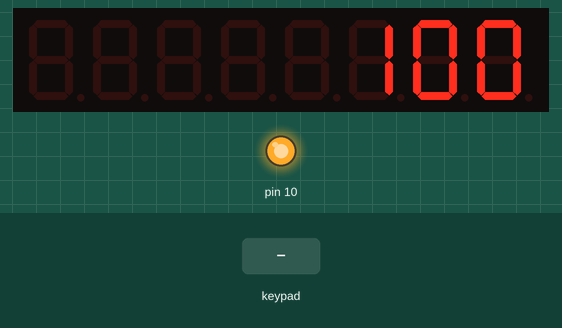
This sketch was run on a simulated Arduino Uno, built with avr-gcc and run on an emulated ATmega328P. Parts: 8-digit seven-segment display, output pins drawn as LEDs (lit = HIGH). The test bench sets the inputs (shaded band).

Above: at 1.2 s.
1.3 s: key '1' pressed
At 1.35 s:
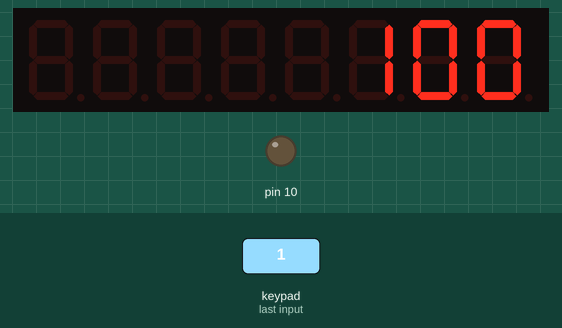
3.1 s: keypad keys 1 2 pressed 0.4 s apart
At 4.1 s:
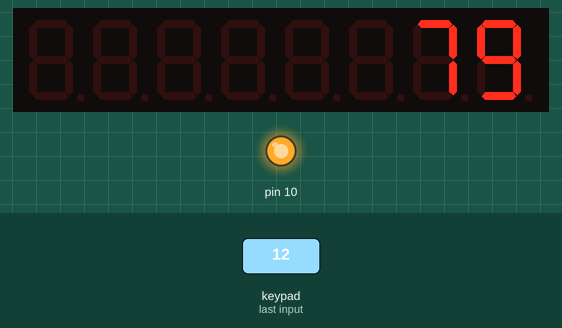
5.4 s: key '3' pressed
At 5.45 s:
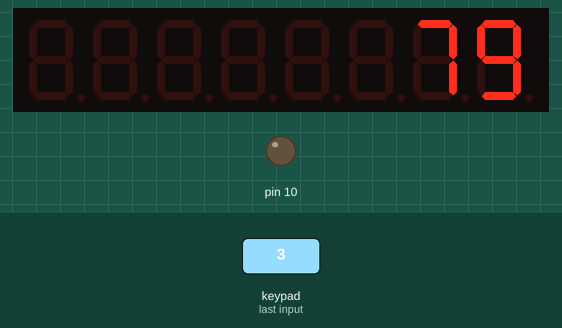
7.0 s: keypad keys 2 5 pressed 0.4 s apart
At 8.5 s:
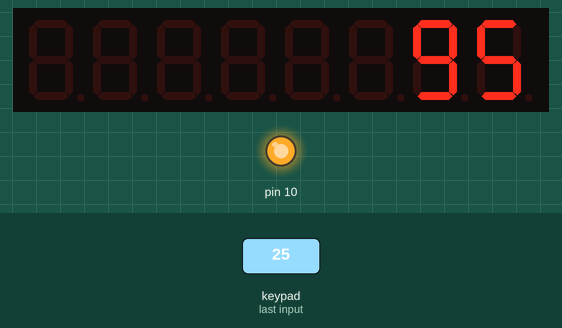
Timing chart, 0 to 10.0 s (numbered marks = the images above; inputs shaded):
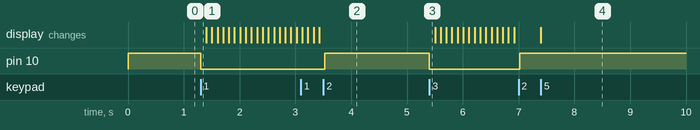

Measured:
- after the input at 1.3 s, pin 10: HIGH → LOW at once
- after the input at 3.1 s, pin 10: LOW → HIGH after 0.43 s
- after the input at 5.4 s, pin 10: HIGH → LOW at once
- after the input at 7.0 s, pin 10: LOW → HIGH at once

The sketch:

tm1638_3B_countdown.ino
```cpp
#include <TM1638.h>
// define a module on data pin 8, clock pin 9 and strobe pin 10
TM1638 module(8, 9, 7);
unsigned long a=1,a2=1,a3=100;
byte key1,key2,key3,key4;
  // read the buttons from the first module

void setup()
{
  pinMode(10, OUTPUT);
  digitalWrite(10, HIGH);
module.setDisplayToDecNumber(a3,0,0);
}
void loop()
{
   key2 = module.getButtons();

   if(key2==8){
    a3 = a3+5;
    module.setDisplayToDecNumber(a3,0,0);
    delay(300);
    }
    else if(key2==16){
      a3 = a3-5;
      module.setDisplayToDecNumber(a3,0,0);
      delay(300);
      }
   if(key2==1){
    digitalWrite(10, LOW);
for (a=a3; a>=1; a--)
{
module.setDisplayToDecNumber(a,0,0);
delay(100);
  key1 = module.getButtons();
  if(key1==2){
    digitalWrite(10, HIGH);
 break;
  }
}
digitalWrite(10, HIGH);
   }
    key3 = module.getButtons();
   if(key3==4){
    digitalWrite(10, LOW);
for (a2=a; a2>=1; a2--)
{
module.setDisplayToDecNumber(a2,0,0);
delay(100);
  key4 = module.getButtons();
  if(key4==2){
    a = a2;
    digitalWrite(10, HIGH);
 break;

  }
}
digitalWrite(10, HIGH);
   }
}
```
